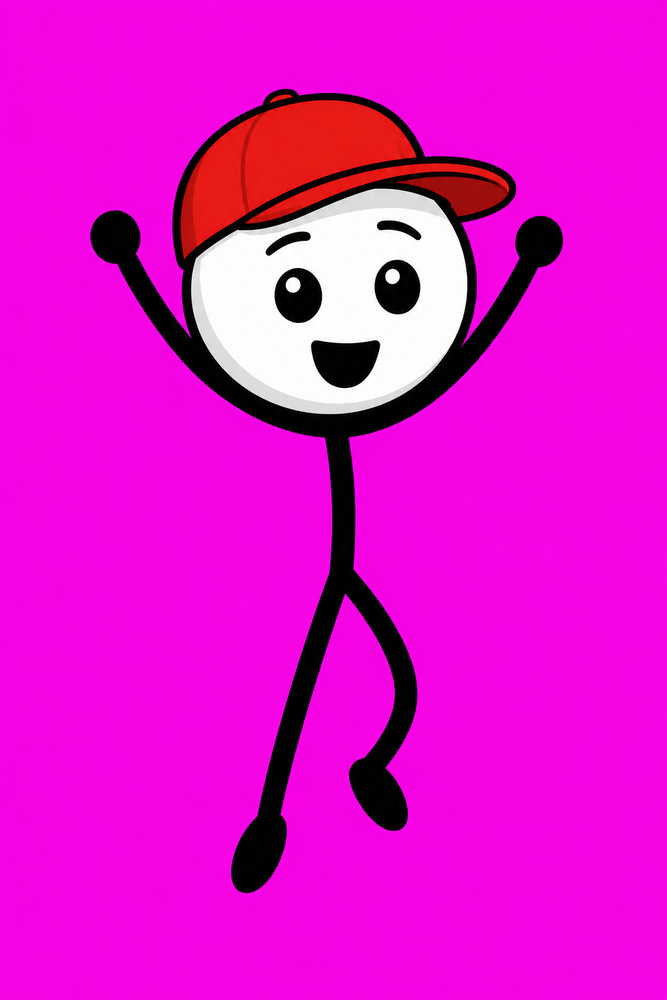
#> input picture assets/poses_raw/k_stick_celebrating.png, 667 x 1000 px, shrunk from 1024 x 1536 before the run; its folder holds only this picture in this run
$ python make_pose_transparent.py
#> lines starting #> are read from the running program, lines starting #| are printed output that depends on the picture
from PIL import Image
import os
import glob

INPUT_DIR = "assets/poses_raw"
OUTPUT_DIR = "assets/poses"

os.makedirs(OUTPUT_DIR, exist_ok=True)


def remove_magenta_background(input_path, output_path):
#> called with input_path = 'assets/poses_raw/k_stick_celebrating.png', output_path = 'assets/poses/k_stick_celebrating.png'
    image = Image.open(input_path).convert("RGBA")

    pixels = image.load()

    for y in range(image.height):
        for x in range(image.width):
            r, g, b, a = pixels[x, y]

            # Detect strong magenta / pink background.
            # Keeps white face and red cap safe.
            if r > 180 and b > 150 and g < 120:
                pixels[x, y] = (255, 255, 255, 0)

    bbox = image.getbbox()
#> bbox = (90, 89, 563, 893)

    if bbox:
        image = image.crop(bbox)
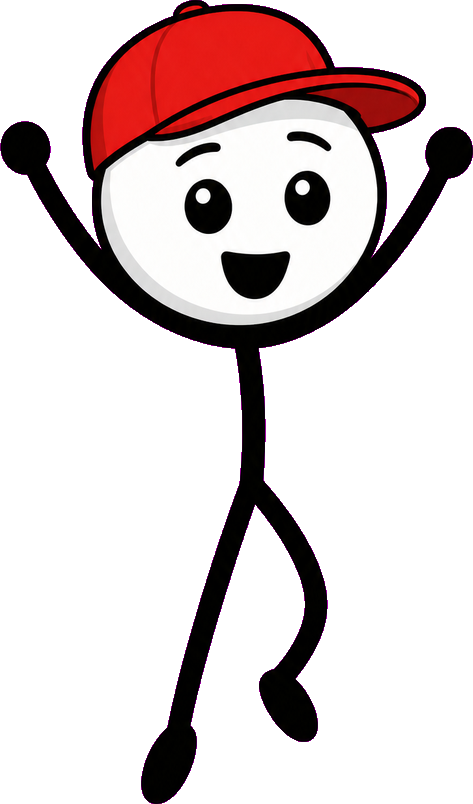
#> image: PIL image 473x804 RGBA; mean R, G, B, A 217.1, 204.8, 205.1, 78; transparent parts drawn white

    image.save(output_path, "PNG")


files = glob.glob(os.path.join(INPUT_DIR, "*.png"))

if not files:
    raise FileNotFoundError(
        "No raw pose files found in assets/poses_raw"
    )

for input_path in files:
    filename = os.path.basename(input_path)

    output_path = os.path.join(
        OUTPUT_DIR,
        filename
    )

    remove_magenta_background(
        input_path,
        output_path
    )

    print(f"Transparent pose saved: {output_path}")

$ run again, on assets/poses_raw/k_stick_phone.png
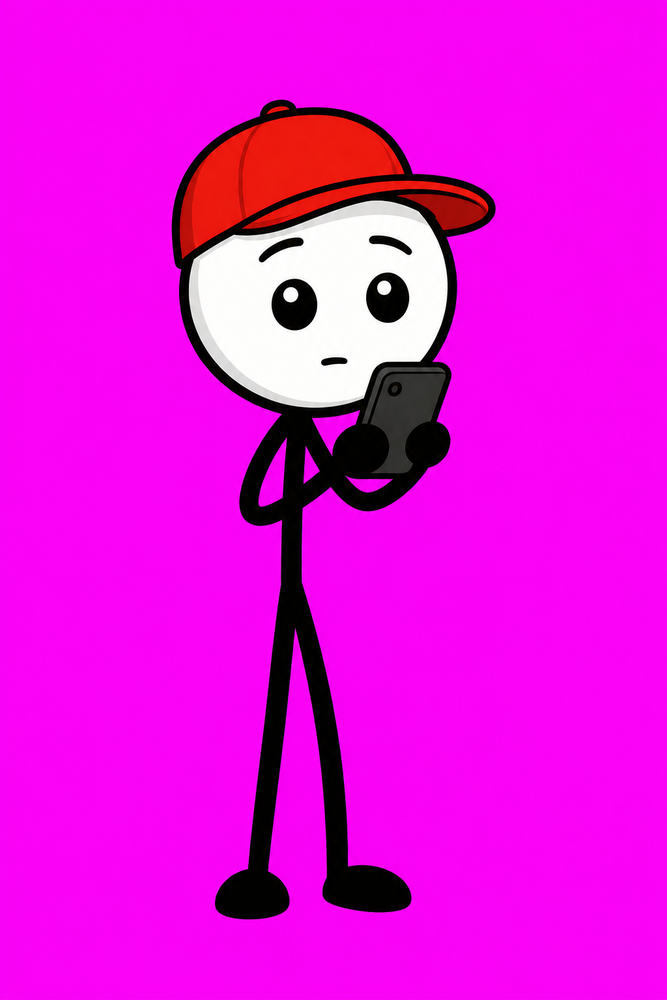
#> input picture assets/poses_raw/k_stick_phone.png, 667 x 1000 px, shrunk from 1024 x 1536 before the run
#> bbox = (171, 99, 496, 920)
#> in remove_magenta_background, `image = image.crop(bbox)`:
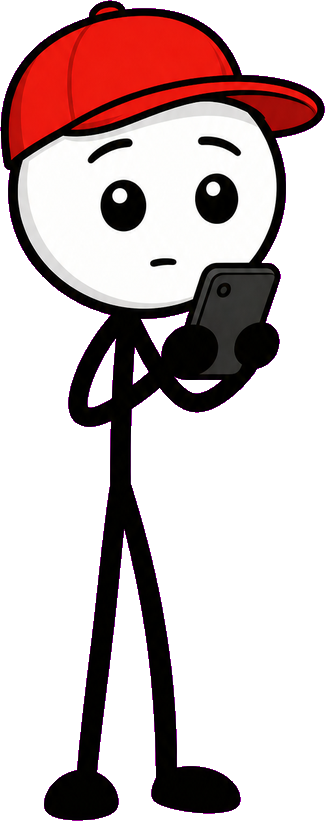
#> image: PIL image 325x821 RGBA; mean R, G, B, A 202.5, 186.3, 186.2, 105.1; transparent parts drawn white

$ run again, on assets/poses_raw/k_stick_pointing.png
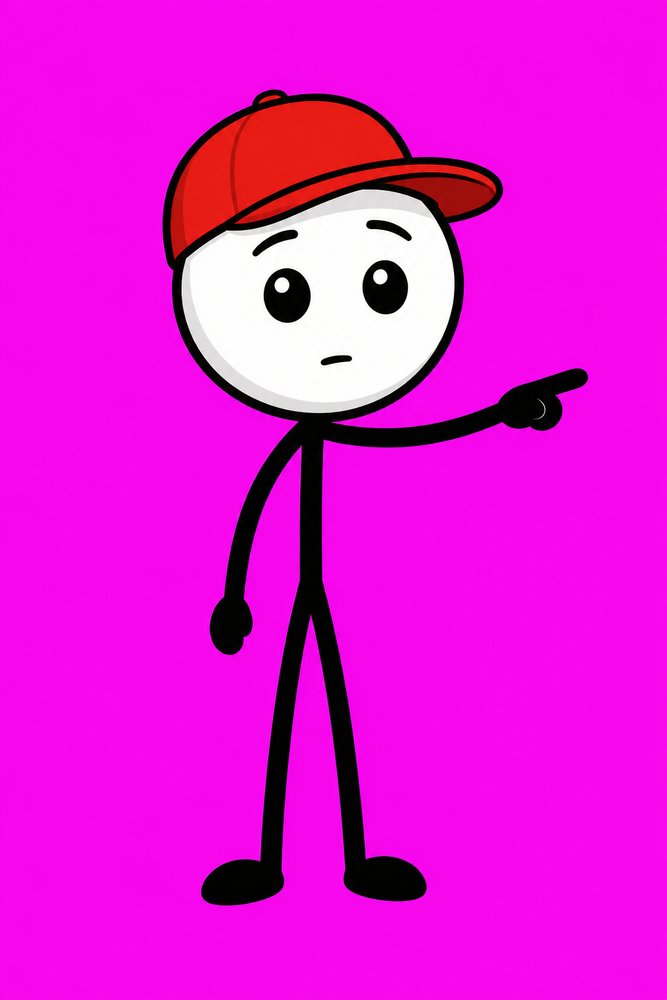
#> input picture assets/poses_raw/k_stick_pointing.png, 667 x 1000 px, shrunk from 1024 x 1536 before the run
#> bbox = (162, 89, 588, 906)
#> in remove_magenta_background, `image = image.crop(bbox)`:
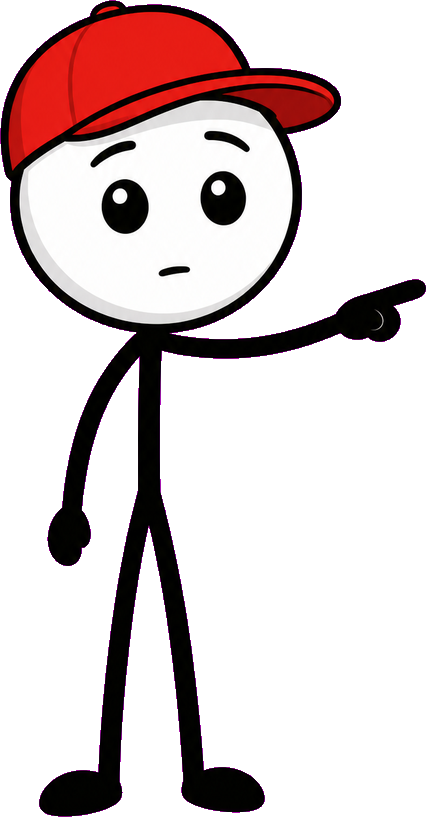
#> image: PIL image 426x817 RGBA; mean R, G, B, A 215.4, 202.3, 202.5, 84.5; transparent parts drawn white

$ run again, on assets/poses_raw/k_stick_running.png
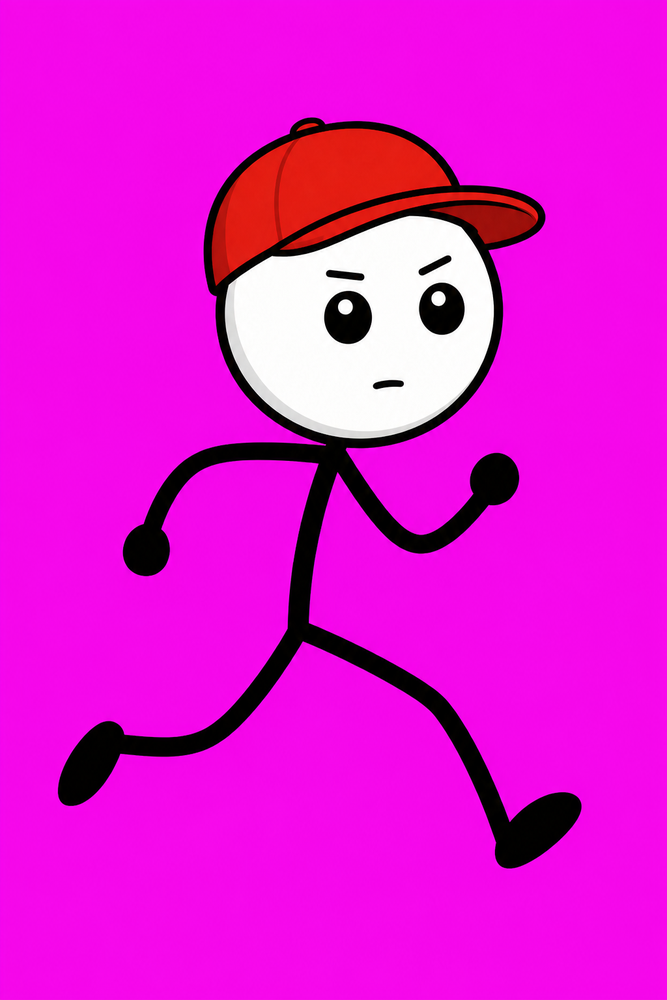
#> input picture assets/poses_raw/k_stick_running.png, 667 x 1000 px, shrunk from 1024 x 1536 before the run
#> bbox = (58, 117, 582, 869)
#> in remove_magenta_background, `image = image.crop(bbox)`:
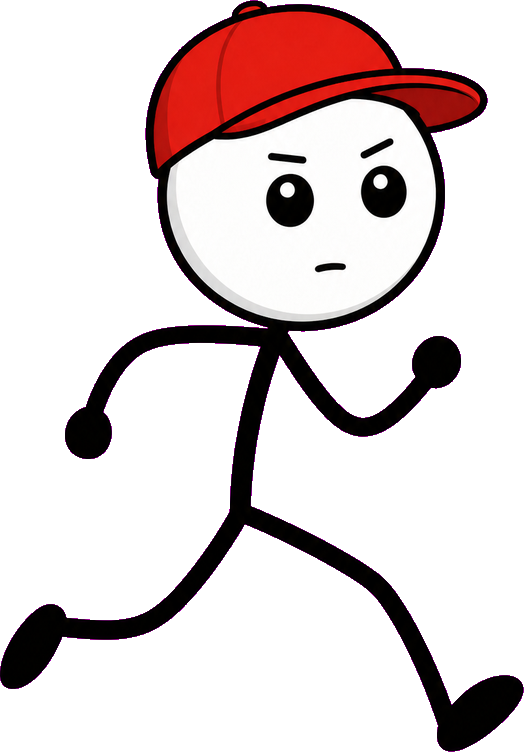
#> image: PIL image 524x752 RGBA; mean R, G, B, A 220.4, 208.8, 208.8, 74; transparent parts drawn white

$ run again, on assets/poses_raw/k_stick_confused.png
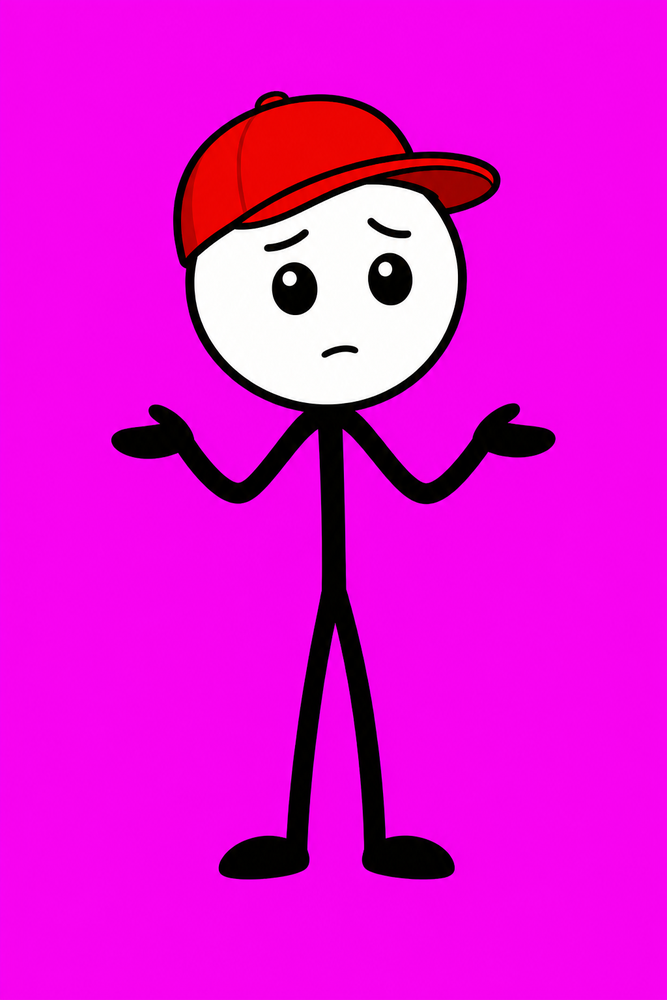
#> input picture assets/poses_raw/k_stick_confused.png, 667 x 1000 px, shrunk from 1024 x 1536 before the run
#> bbox = (111, 91, 556, 880)
#> in remove_magenta_background, `image = image.crop(bbox)`:
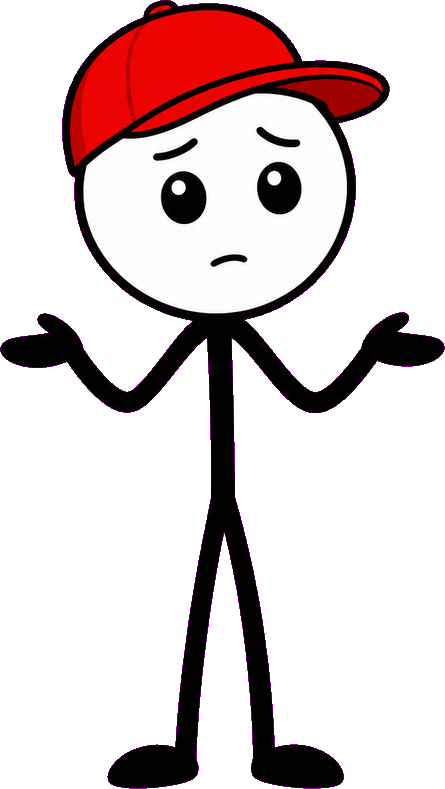
#> image: PIL image 445x789 RGBA; mean R, G, B, A 216.9, 203, 203.5, 80.7; transparent parts drawn white
